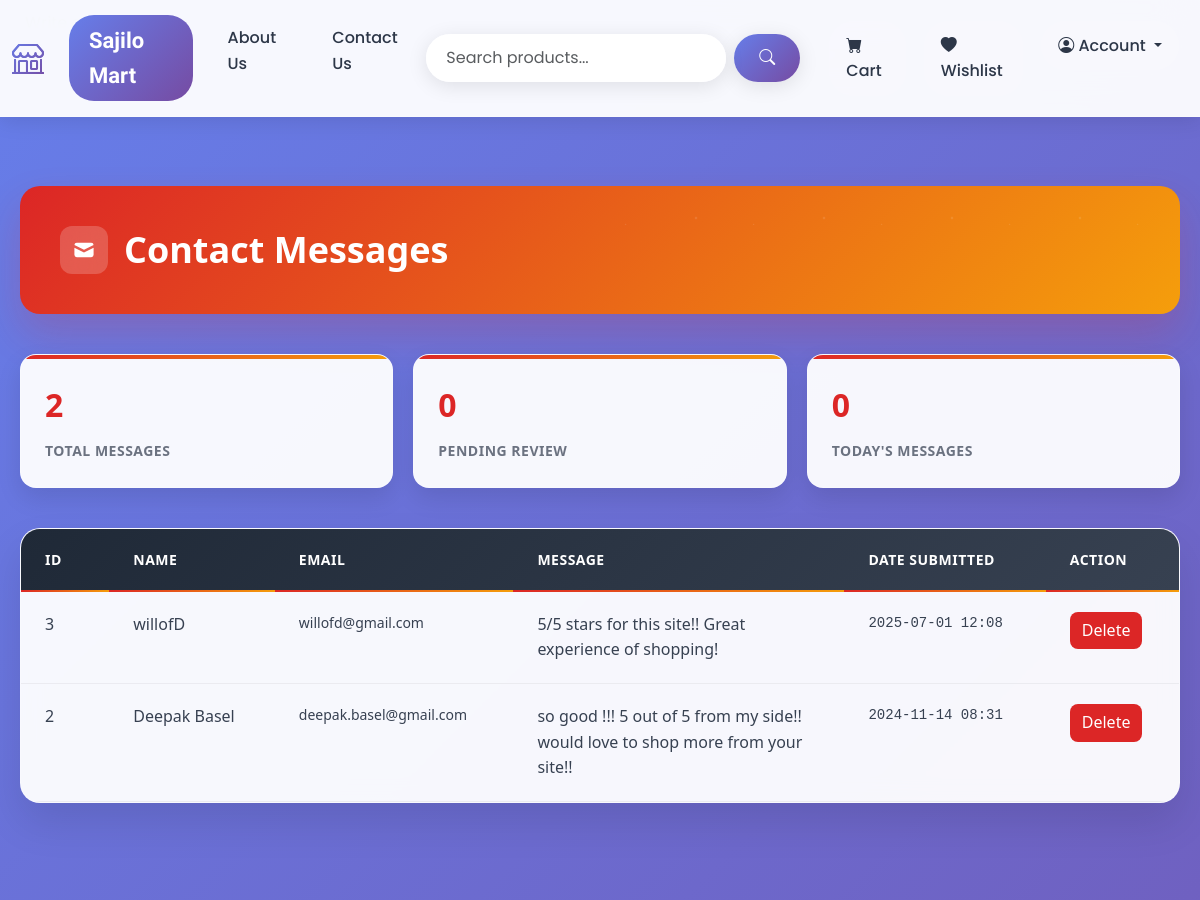
Before: /view-messages (signed in, upper part) with the older database file.
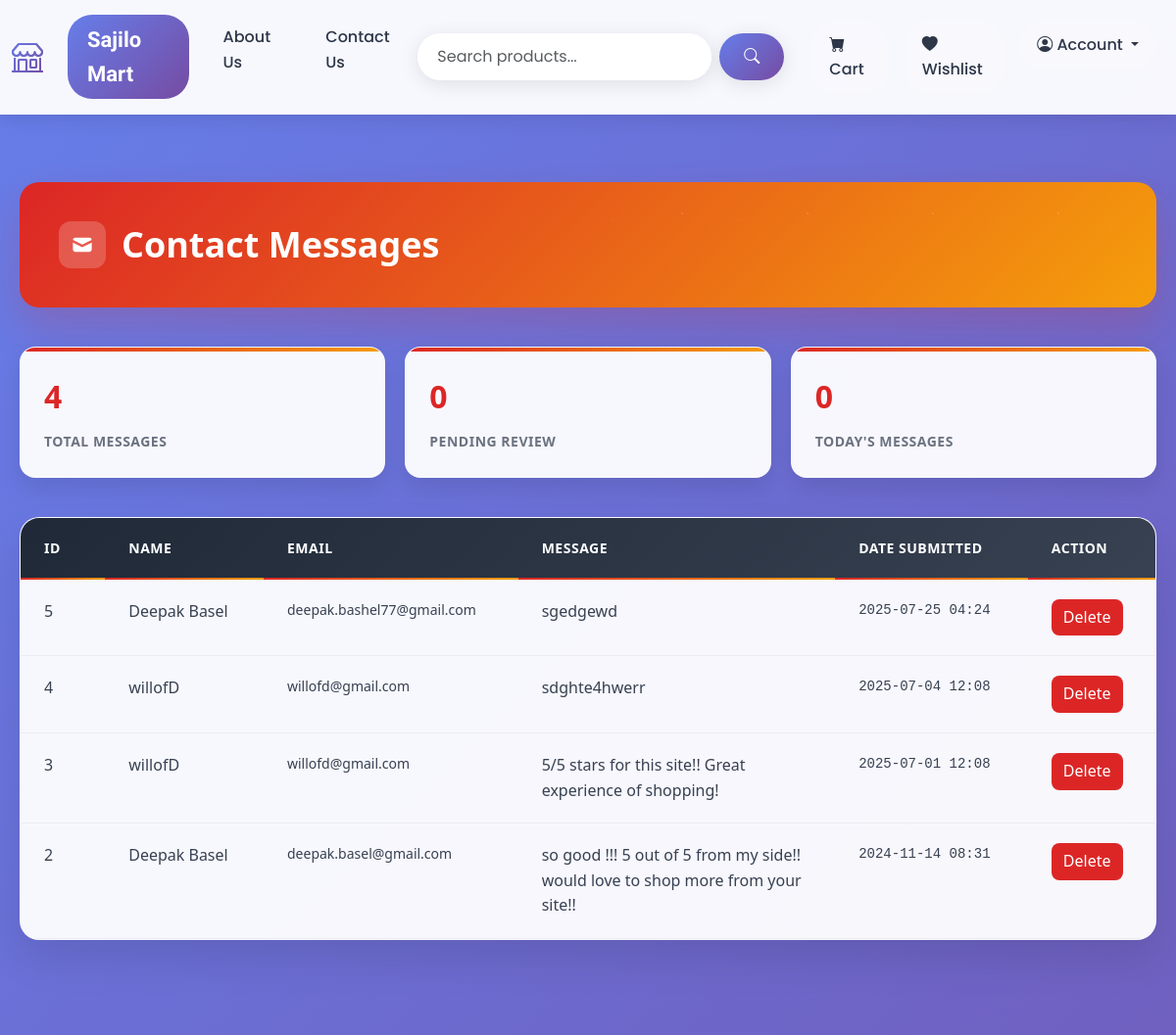
After: the same page with the newer database file.
### website/models.py (models this page shows, shortened)
class ContactMessage(db.Model):
    id = db.Column(db.Integer, primary_key=True)
    message = db.Column(db.Text, nullable=False)
    email = db.Column(db.String(100), nullable=False)
    name = db.Column(db.String(100), nullable=False)
    date_submitted = db.Column(db.DateTime, default=datetime.utcnow)

### website/admin.py (the view)
@admin.route('/view-messages')
@login_required
def view_messages():
    if current_user.id == 3:
        messages = ContactMessage.query.order_by(ContactMessage.date_submitted.desc()).all()
        today = datetime.now().date()
        today_messages = [msg for msg in messages if msg.date_submitted.date() == today]
        return render_template('view_messages.html', messages=messages, today_messages=today_messages)
    return render_template('404.html')

### website/templates/view_messages.html (shortened to what this page needs)
{% extends 'base.html' %}
{% block body %}
<div class="messages-container">
  <div class="page-header fade-in">
    <h2>
      <div class="header-icon">
        <svg width="24" height="24" viewBox="0 0 20 20" fill="currentColor">
          <path d="M2.003 5.884L10 9.882l7.997-3.998A2 2 0 0016 4H4a2 2 0 00-1.997 1.884z"/>
          <path d="M18 8.118l-8 4-8-4V14a2 2 0 002 2h12a2 2 0 002-2V8.118z"/>
        </svg>
      </div>
      Contact Messages
    </h2>
  </div>
 <div class="messages-stats fade-in">
  <div class="stat-card">
    <span class="stat-number">{{ messages|length if messages else 0 }}</span>
    <span class="stat-label">Total Messages</span>
  </div>
  <div class="stat-card">
    <span class="stat-number">0</span>
    <span class="stat-label">Pending Review</span>
  </div>
  <div class="stat-card">
    <span class="stat-number">{{ today_messages|length }}</span>
    <span class="stat-label">Today's Messages</span>
  </div>
</div>
  <div class="messages-table-container fade-in">
    <div class="table-wrapper">
      {% if messages %}
        <table class="messages-table">
          <thead>
            <tr>
              <th>ID</th>
              <th>Name</th>
              <th>Email</th>
              <th>Message</th>
              <th>Date Submitted</th>
               <th>Action</th>
            </tr>
          </thead>
          <tbody>
            {% for message in messages %}
              <tr>
                <td class="id-cell">{{ message.id }}</td>
                <td class="name-cell">{{ message.name }}</td>
                <td class="email-cell">{{ message.email }}</td>
                <td class="message-cell">
                  <div class="message-content">{{ message.message }}</div>
                </td>
                <td class="date-cell">{{ message.date_submitted.strftime('%Y-%m-%d %H:%M') }}</td>
                <td>
  <form method="POST" action="{{ url_for('admin.delete_message', message_id=message.id) }}" onsubmit="return confirm('Are you sure you want to delete this message?');">
    <button type="submit" style="background-color: #dc2626; color: white; border: none; padding: 6px 12px; border-radius: 8px; cursor: pointer;">
      Delete
    </button>
  </form>
</td>
              </tr>
            {% endfor %}
          </tbody>
        </table>
      {% endif %}
    </div>
  </div>
</div>
{% endblock %}

### website/templates/base.html (shortened to what this page needs)
<!DOCTYPE html>
<html lang="en">
<head>
    <link
      rel="stylesheet"
      href="https://cdnjs.cloudflare.com/ajax/libs/font-awesome/6.4.0/css/all.min.css"
    />
    <link rel="stylesheet" href="https://cdnjs.cloudflare.com/ajax/libs/bootstrap-icons/1.10.5/font/bootstrap-icons.min.css" />
    <link rel="stylesheet" href="{{ url_for('static', filename='css/all.min.css') }}" />
    <link rel="stylesheet" href="{{ url_for('static', filename='css/bootstrap.min.css') }}" />
    <link rel="stylesheet" href="{{ url_for('static', filename='css/style.css') }}" />
</head>
<body>
    <a href="{{ url_for('auth.submit_review') }}" class="nav-link">Write a Review</a>
    <nav class="navbar navbar-expand-lg fixed-top">
        <div class="container-fluid">
            <a class="navbar-brand" href="/">
               <i class="bi bi-shop"></i>
            </a>
            <div class="collapse navbar-collapse" id="navbarSupportedContent">
                <ul class="navbar-nav me-auto mb-2 mb-lg-0">
                    <li class="nav-item">
                        <a class="nav-link active" aria-current="page" href="/">Sajilo Mart</a>
                    </li>
                    <li class="nav-item">
                        <a class="nav-link" href="/about">About Us</a>
                    </li>
                    <li class="nav-item">
                        <a class="nav-link" href="/contact">Contact Us</a>
                    </li>
                </ul>
                <form class="d-flex search-form" role="search" action="/search" method="POST">
                    <input class="form-control me-2" name="search" type="search" placeholder="Search products..." aria-label="Search" />
                    <button class="btn" type="submit">
                        <i class="bi bi-search"></i>
                    </button>
                </form>
            </div>
            <ul class="navbar-nav cart-wishlist mb-2 mb-lg-0">
                <li class="nav-item mx-1">
                    <a class="nav-link" href="/cart">
                        <i class="bi bi-cart-fill"></i> Cart
                    </a>
                </li>
                <li class="nav-item mx-1">
                    <a class="nav-link" href="/wishlist">
                        <i class="bi bi-heart-fill"></i> Wishlist
                    </a>
                </li>
                <li class="nav-item dropdown mx-1">
                    <a class="nav-link dropdown-toggle" href="#" role="button" id="profileDropdown"
                        data-bs-toggle="dropdown" aria-hidden="false">
                        <i class="bi bi-person-circle"></i> Account
                    </a>
                </li>
            </ul>
        </div>
    </nav>
    <div class="content-wrapper" style="margin-top: 80px;">
        {% block body %}
        {% endblock %}
    </div>
</body>
</html>

### website/static/css/style.css (style rules this page uses)
.d-flex .btn { background: orange; border: 2px solid orange; border-radius: 8px; color: #fff; }

### website/templates/base.html (style rules this page uses)
:root { --primary-gradient: linear-gradient(135deg, #667eea 0%, #764ba2 100%); --secondary-gradient: linear-gradient(135deg, #f093fb 0%, #f5576c 100%); --success-gradient: linear-gradient(135deg, #4facfe 0%, #00f2fe 100%); --dark-gradient: linear-gradient(135deg, #2c3e50 0%, #3498db 100%); --text-dark: #2d3748; --text-light: #718096; --white: #ffffff; --shadow-light: 0 4px 20px rgba(0, 0, 0, 0.1); --shadow-medium: 0 8px 30px rgba(0, 0, 0, 0.15); --shadow-heavy: 0 15px 50px rgba(0, 0, 0, 0.2); }
* { margin: 0; padding: 0; box-sizing: border-box; }
body { font-family: 'Poppins', sans-serif; background: var(--primary-gradient); min-height: 100vh; line-height: 1.6; color: var(--text-dark); }
.navbar { background: rgba(255, 255, 255, 0.95) !important; backdrop-filter: blur(20px); border-bottom: 1px solid rgba(255, 255, 255, 0.2); box-shadow: var(--shadow-light); padding: 15px 0; transition: all 0.3s ease; }
.navbar-brand { background: var(--primary-gradient); -webkit-background-clip: text; -webkit-text-fill-color: transparent; background-clip: text; font-size: 32px !important; font-weight: 700; margin-right: 15px !important; transition: all 0.3s ease; }
.navbar-brand i { background: var(--primary-gradient); -webkit-background-clip: text; -webkit-text-fill-color: transparent; background-clip: text; animation: bounce 2s infinite; }
.nav-link { color: var(--text-dark) !important; font-weight: 500; margin: 0 10px; padding: 10px 15px !important; border-radius: 25px; transition: all 0.3s ease; position: relative; overflow: hidden; }
.nav-link::before { content: ''; position: absolute; top: 0; left: -100%; width: 100%; height: 100%; background: var(--primary-gradient); transition: all 0.3s ease; z-index: -1; border-radius: 25px; }
.navbar-nav .nav-link.active { background: var(--primary-gradient); color: white !important; font-family: 'Dancing Script', cursive; font-size: 22px !important; font-weight: 600; padding: 8px 20px !important; }
.search-form { position: relative; margin-right: 20px !important; }
.search-form .form-control { border: none; border-radius: 25px; padding: 12px 20px; background: rgba(255, 255, 255, 0.9); backdrop-filter: blur(10px); box-shadow: var(--shadow-light); transition: all 0.3s ease; width: 300px; }
.search-form .btn { background: var(--primary-gradient); border: none; border-radius: 25px; color: white; padding: 12px 25px; font-weight: 500; transition: all 0.3s ease; box-shadow: var(--shadow-light); }
.cart-wishlist .nav-link { background: rgba(255, 255, 255, 0.1); border: 2px solid transparent; border-radius: 25px; margin: 0 5px; transition: all 0.3s ease; }
.content-wrapper { min-height: calc(100vh - 200px); padding: 20px 0; }
html { scroll-behavior: smooth; }

Changed rows visible on the page:
added ContactMessage: id "5", name "Deepak Basel", email "deepak.bashel77@gmail.com", message "sgedgewd", date_submitted "2025-07-25 04:24"
added ContactMessage: id "4", name "willofD", email "willofd@gmail.com", message "sdghte4hwerr", date_submitted "2025-07-04 12:08"
Other visible differences:
{{ messages|length if messages else 0 }}: "2" → "4"
